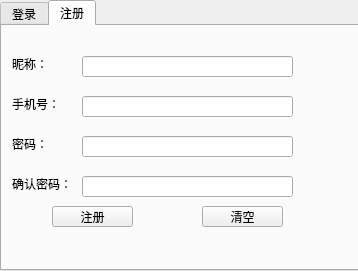
<?xml version="1.0" encoding="UTF-8"?>
<ui version="4.0">
 <class>LoginDialog</class>
 <widget class="QDialog" name="LoginDialog">
  <property name="geometry">
   <rect>
    <x>0</x>
    <y>0</y>
    <width>358</width>
    <height>271</height>
   </rect>
  </property>
  <property name="minimumSize">
   <size>
    <width>358</width>
    <height>271</height>
   </size>
  </property>
  <property name="maximumSize">
   <size>
    <width>358</width>
    <height>271</height>
   </size>
  </property>
  <property name="windowTitle">
   <string>Dialog</string>
  </property>
  <widget class="QTabWidget" name="tw_page">
   <property name="geometry">
    <rect>
     <x>0</x>
     <y>0</y>
     <width>361</width>
     <height>271</height>
    </rect>
   </property>
   <property name="minimumSize">
    <size>
     <width>361</width>
     <height>271</height>
    </size>
   </property>
   <property name="maximumSize">
    <size>
     <width>361</width>
     <height>271</height>
    </size>
   </property>
   <property name="font">
    <font>
     <family>Arial</family>
     <pointsize>9</pointsize>
    </font>
   </property>
   <property name="currentIndex">
    <number>1</number>
   </property>
   <widget class="QWidget" name="page_1">
    <attribute name="title">
     <string>登录</string>
    </attribute>
    <widget class="QPushButton" name="pb_commit">
     <property name="geometry">
      <rect>
       <x>30</x>
       <y>110</y>
       <width>81</width>
       <height>21</height>
      </rect>
     </property>
     <property name="font">
      <font>
       <family>Arial</family>
       <pointsize>9</pointsize>
      </font>
     </property>
     <property name="text">
      <string>登录</string>
     </property>
    </widget>
    <widget class="QPushButton" name="pb_clear">
     <property name="geometry">
      <rect>
       <x>190</x>
       <y>110</y>
       <width>81</width>
       <height>21</height>
      </rect>
     </property>
     <property name="font">
      <font>
       <family>Arial</family>
       <pointsize>9</pointsize>
      </font>
     </property>
     <property name="text">
      <string>清除</string>
     </property>
    </widget>
    <widget class="QLabel" name="lb_tel">
     <property name="geometry">
      <rect>
       <x>10</x>
       <y>30</y>
       <width>61</width>
       <height>16</height>
      </rect>
     </property>
     <property name="font">
      <font>
       <family>Arial</family>
       <pointsize>9</pointsize>
      </font>
     </property>
     <property name="text">
      <string>账号：</string>
     </property>
    </widget>
    <widget class="QLabel" name="lb_password">
     <property name="geometry">
      <rect>
       <x>10</x>
       <y>70</y>
       <width>61</width>
       <height>16</height>
      </rect>
     </property>
     <property name="font">
      <font>
       <family>Arial</family>
       <pointsize>9</pointsize>
      </font>
     </property>
     <property name="text">
      <string>密码</string>
     </property>
    </widget>
    <widget class="QLineEdit" name="le_tel">
     <property name="geometry">
      <rect>
       <x>70</x>
       <y>30</y>
       <width>211</width>
       <height>21</height>
      </rect>
     </property>
     <property name="font">
      <font>
       <family>Arial</family>
       <pointsize>9</pointsize>
      </font>
     </property>
     <property name="text">
      <string>15765453925</string>
     </property>
    </widget>
    <widget class="QLineEdit" name="le_password">
     <property name="geometry">
      <rect>
       <x>70</x>
       <y>70</y>
       <width>211</width>
       <height>21</height>
      </rect>
     </property>
     <property name="font">
      <font>
       <family>Arial</family>
       <pointsize>9</pointsize>
      </font>
     </property>
     <property name="text">
      <string>2308221223.fan</string>
     </property>
     <property name="echoMode">
      <enum>QLineEdit::Password</enum>
     </property>
     <property name="clearButtonEnabled">
      <bool>true</bool>
     </property>
    </widget>
   </widget>
   <widget class="QWidget" name="page_3">
    <attribute name="title">
     <string>注册</string>
    </attribute>
    <widget class="QPushButton" name="pb_commit_register">
     <property name="geometry">
      <rect>
       <x>50</x>
       <y>180</y>
       <width>81</width>
       <height>21</height>
      </rect>
     </property>
     <property name="font">
      <font>
       <family>Arial</family>
       <pointsize>9</pointsize>
      </font>
     </property>
     <property name="text">
      <string>注册</string>
     </property>
    </widget>
    <widget class="QPushButton" name="pb_clear_register">
     <property name="geometry">
      <rect>
       <x>200</x>
       <y>180</y>
       <width>81</width>
       <height>21</height>
      </rect>
     </property>
     <property name="font">
      <font>
       <family>Arial</family>
       <pointsize>9</pointsize>
      </font>
     </property>
     <property name="text">
      <string>清空</string>
     </property>
    </widget>
    <widget class="QLabel" name="lb_name_register">
     <property name="geometry">
      <rect>
       <x>10</x>
       <y>30</y>
       <width>61</width>
       <height>16</height>
      </rect>
     </property>
     <property name="font">
      <font>
       <family>Arial</family>
       <pointsize>9</pointsize>
      </font>
     </property>
     <property name="text">
      <string>昵称：</string>
     </property>
    </widget>
    <widget class="QLabel" name="lb_tel_register">
     <property name="geometry">
      <rect>
       <x>10</x>
       <y>70</y>
       <width>61</width>
       <height>16</height>
      </rect>
     </property>
     <property name="font">
      <font>
       <family>Arial</family>
       <pointsize>9</pointsize>
      </font>
     </property>
     <property name="text">
      <string>手机号：</string>
     </property>
    </widget>
    <widget class="QLabel" name="lb_password_register">
     <property name="geometry">
      <rect>
       <x>10</x>
       <y>110</y>
       <width>61</width>
       <height>16</height>
      </rect>
     </property>
     <property name="font">
      <font>
       <family>Arial</family>
       <pointsize>9</pointsize>
      </font>
     </property>
     <property name="text">
      <string>密码：</string>
     </property>
    </widget>
    <widget class="QLineEdit" name="le_name_register">
     <property name="geometry">
      <rect>
       <x>80</x>
       <y>30</y>
       <width>211</width>
       <height>21</height>
      </rect>
     </property>
     <property name="font">
      <font>
       <family>Arial</family>
       <pointsize>9</pointsize>
      </font>
     </property>
     <property name="toolTip">
      <string>&lt;html&gt;&lt;head/&gt;&lt;body&gt;&lt;p&gt;请输入10位以内昵称&lt;/p&gt;&lt;/body&gt;&lt;/html&gt;</string>
     </property>
    </widget>
    <widget class="QLineEdit" name="le_tel_register">
     <property name="geometry">
      <rect>
       <x>80</x>
       <y>70</y>
       <width>211</width>
       <height>21</height>
      </rect>
     </property>
     <property name="font">
      <font>
       <family>Arial</family>
       <pointsize>9</pointsize>
      </font>
     </property>
     <property name="toolTip">
      <string>&lt;html&gt;&lt;head/&gt;&lt;body&gt;&lt;p&gt;请输入8-11位手机号&lt;/p&gt;&lt;/body&gt;&lt;/html&gt;</string>
     </property>
    </widget>
    <widget class="QLineEdit" name="le_password_register">
     <property name="geometry">
      <rect>
       <x>80</x>
       <y>110</y>
       <width>211</width>
       <height>21</height>
      </rect>
     </property>
     <property name="font">
      <font>
       <family>Arial</family>
       <pointsize>9</pointsize>
      </font>
     </property>
     <property name="toolTip">
      <string>&lt;html&gt;&lt;head/&gt;&lt;body&gt;&lt;p&gt;请输入20位以内密码，包含大小写字母及数字&lt;/p&gt;&lt;/body&gt;&lt;/html&gt;</string>
     </property>
     <property name="echoMode">
      <enum>QLineEdit::Password</enum>
     </property>
     <property name="clearButtonEnabled">
      <bool>true</bool>
     </property>
    </widget>
    <widget class="QLineEdit" name="le_confirm_register">
     <property name="geometry">
      <rect>
       <x>80</x>
       <y>150</y>
       <width>211</width>
       <height>21</height>
      </rect>
     </property>
     <property name="font">
      <font>
       <family>Arial</family>
       <pointsize>9</pointsize>
      </font>
     </property>
     <property name="toolTip">
      <string>&lt;html&gt;&lt;head/&gt;&lt;body&gt;&lt;p&gt;请输入20位以内密码，包含大小写字母及数字&lt;/p&gt;&lt;/body&gt;&lt;/html&gt;</string>
     </property>
     <property name="echoMode">
      <enum>QLineEdit::Password</enum>
     </property>
     <property name="clearButtonEnabled">
      <bool>true</bool>
     </property>
    </widget>
    <widget class="QLabel" name="lb_confirm_register">
     <property name="geometry">
      <rect>
       <x>10</x>
       <y>150</y>
       <width>61</width>
       <height>16</height>
      </rect>
     </property>
     <property name="font">
      <font>
       <family>Arial</family>
       <pointsize>9</pointsize>
      </font>
     </property>
     <property name="text">
      <string>确认密码：</string>
     </property>
    </widget>
   </widget>
  </widget>
 </widget>
 <tabstops>
  <tabstop>le_name_register</tabstop>
  <tabstop>le_tel_register</tabstop>
  <tabstop>le_password_register</tabstop>
  <tabstop>le_confirm_register</tabstop>
  <tabstop>pb_clear_register</tabstop>
  <tabstop>pb_commit_register</tabstop>
  <tabstop>tw_page</tabstop>
  <tabstop>le_tel</tabstop>
  <tabstop>le_password</tabstop>
  <tabstop>pb_commit</tabstop>
  <tabstop>pb_clear</tabstop>
 </tabstops>
 <resources/>
 <connections/>
</ui>
